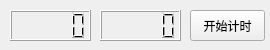
<?xml version="1.0" encoding="UTF-8"?>
<ui version="4.0">
 <class>MainWindow</class>
 <widget class="QMainWindow" name="MainWindow">
  <property name="geometry">
   <rect>
    <x>0</x>
    <y>0</y>
    <width>270</width>
    <height>50</height>
   </rect>
  </property>
  <property name="windowTitle">
   <string>TomatoClock</string>
  </property>
  <widget class="QWidget" name="centralWidget">
   <widget class="QLCDNumber" name="lcdMinTimer">
    <property name="geometry">
     <rect>
      <x>10</x>
      <y>10</y>
      <width>81</width>
      <height>31</height>
     </rect>
    </property>
   </widget>
   <widget class="QLCDNumber" name="lcdSecTimer">
    <property name="geometry">
     <rect>
      <x>100</x>
      <y>10</y>
      <width>81</width>
      <height>31</height>
     </rect>
    </property>
   </widget>
   <widget class="QPushButton" name="pushButton">
    <property name="geometry">
     <rect>
      <x>190</x>
      <y>10</y>
      <width>75</width>
      <height>31</height>
     </rect>
    </property>
    <property name="text">
     <string>开始计时</string>
    </property>
   </widget>
  </widget>
 </widget>
 <layoutdefault spacing="6" margin="11"/>
 <resources/>
 <connections/>
</ui>
